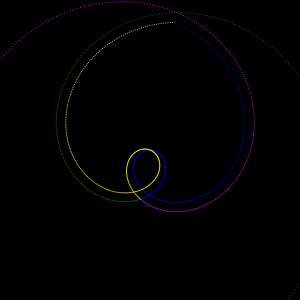
Frame 1 (no input)
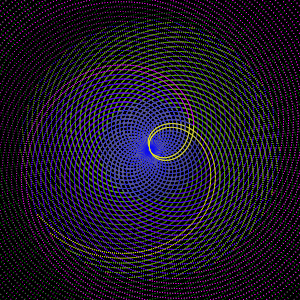
Frame 60 (no input)
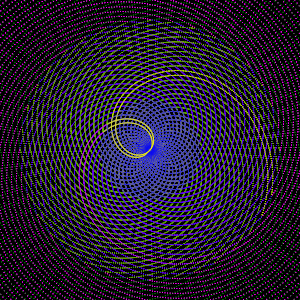
Frame 120 (the mouse pressed at the canvas centre since frame 60)

The p5.js sketch that drew these frames (run headless with seeded random() and noise() and a simulated clock; from frame 60 on, the mouse is pressed at the canvas centre):

// p5.js sketch
// ── sketch.js
var start = 0;
function setup() {
  createCanvas(300, 300);
  background(0);
  smooth();
}

function draw() {
  
  translate(width/2, height/2);
  angleMode(DEGREES);
  rotate(start+=10);
  angleMode(DEGREES);
  noStroke()
  fill('magenta');
  var rad = 50;
  for (var i = 0; i < 360; i++) {
    
    rad += 0.5;
    var x = 0 + sin(i)*rad;
    var y = 0 + cos(i)*rad;
    ellipse(x, y, 1, 1);
  }
  
  fill('green');
  for (var i = 0; i < 360; i++) {
    
    rad -= 0.5;
    var x = 0 + sin(i)*rad;
    var y = 0 + cos(i)*rad;
    ellipse(x, y, 1, 1);
  }
  
  var rad2 = 50;
  
  fill('blue');
  for (var i = 0; i < 360; i++) {
    
    rad2 -= 0.5;
    var x = 0 + sin(i)*rad2;
    var y = 0 + cos(i)*rad2;
    ellipse(x, y, 1, 1);
  }
  
  fill('yellow');
  for (var i = 0; i < 360; i++) {
    
    rad2 += 0.5;
    var x = 0 + sin(i)*rad2;
    var y = 0 + cos(i)*rad2;
    ellipse(x, y, 1, 1);
  }
}
